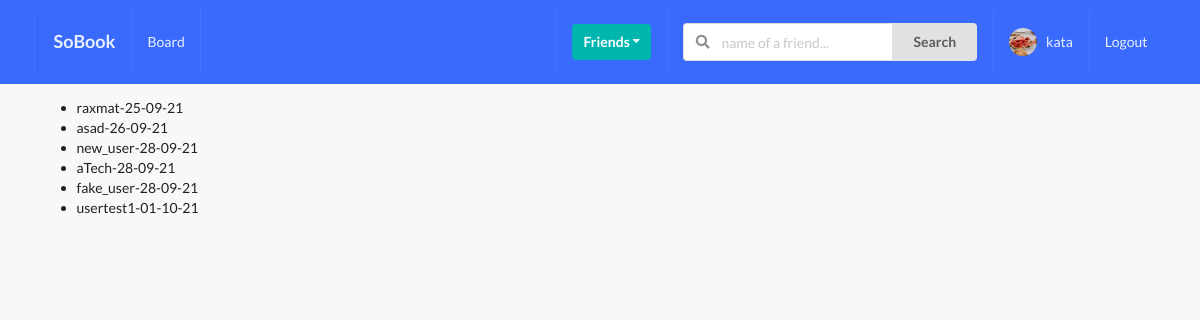
Page /profiles/to-invite/ (signed in) on the earlier database version.
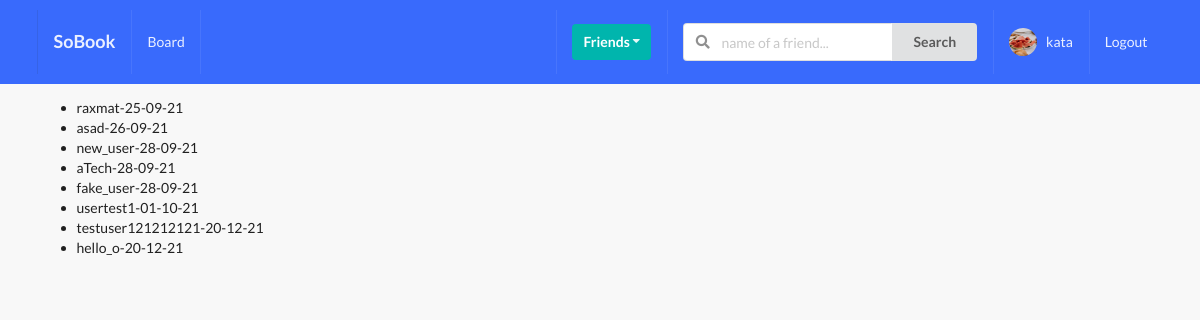
Same page on the later database version.
### profiles/models.py (models this page shows, shortened)
class Profile(models.Model):
	first_name = models.CharField(max_length=200, blank=True)
	last_name = models.CharField(max_length=200, blank=True)
	user = models.OneToOneField(User, on_delete=models.CASCADE)
	bio = models.TextField(default='no bio ...', max_length=300)
	email = models.EmailField(max_length=200, blank=True)
	country = models.CharField(max_length=200, blank=True)
	avatar = models.ImageField(default='avatar.png', upload_to='avatars/')
	friends  = models.ManyToManyField(User , blank=True, related_name = 'friends')
	slug = models.SlugField(unique = True, blank=True)
	updated = models.DateTimeField(auto_now=True)#
	created = models.DateTimeField(auto_now=True)#
	objects = ProfileManager()
	def __str__(self):
		return f"{self.user.username}-{self.created.strftime('%d-%m-%y')}"
	__initial_first_name = None
	__initial_last_name  = None
	def __init__(self, *args, **kwargs):
		super().__init__(*args, **kwargs)
		self.__initial_first_name = self.first_name
		self.__initial_last_name = self.last_name

### profiles/views.py (the view)
# urls.py: path('to-invite/', views.invite_profiles_list_view, name='to-invite-profiles'),
@login_required
def invite_profiles_list_view(request):
	user = request.user
	qs = Profile.objects.get_all_profiles_to_invite(user)
	context = {
	'qs': qs,
	}
	return render(request, 'profiles/to_invite_profile.html', context)

### profiles/context_processors.py (called while the page is built)
def profile_pic(request):
	if request.user.is_authenticated:
		profile_obj = Profile.objects.get(user=request.user)
		pic = profile_obj.avatar
		return {'picture': pic}
	return {}

def invatation_recevied_no(request):
	if request.user.is_authenticated:
		profile_obj = Profile.objects.get(user=request.user)
		qs_count = Relationship.objectss.invatations_received(profile_obj).count()
		return {"invite_num": qs_count}
	return {}

### profiles/models.py (called while the page is built)
	def get_all_profiles_to_invite(self, sender):
		profiles = Profile.objects.all().exclude(user=sender)
		profile = Profile.objects.get(user=sender)
		qs = Relationship.objectss.filter(Q(sender=profile) | Q(receiver=profile))
		print(qs)
		print("###########")
		accepted  = set([])
		for rel in qs:
			if rel.status == 'accepted':
				accepted.add(rel.receiver)
				accepted.add(rel.sender)
		print(accepted)
		print("###########")
		available = [profile for profile in profiles if profile not in accepted ]
		print(available)
		print("###########")
		return available

	def invatations_received(self, receiver):
		qs = Relationship.objectss.filter(receiver=receiver ,status='send')
		return qs

	def __str__(self):
		return f"{self.sender}-{self.receiver}-{self.status}"

### profiles/templates/profiles/to_invite_profile.html (shortened to what this page needs)
{% extends 'base.html' %}
{% block content %}
<ul>
	{% for item in qs %}
	<li>{{ item }}</li>
	{% endfor %}
</ul>
{% endblock content %}

Differences in the rows shown:
added Profile: user+created "testuser121212121-20-12-21"
added Profile: user+created "hello_o-20-12-21"
